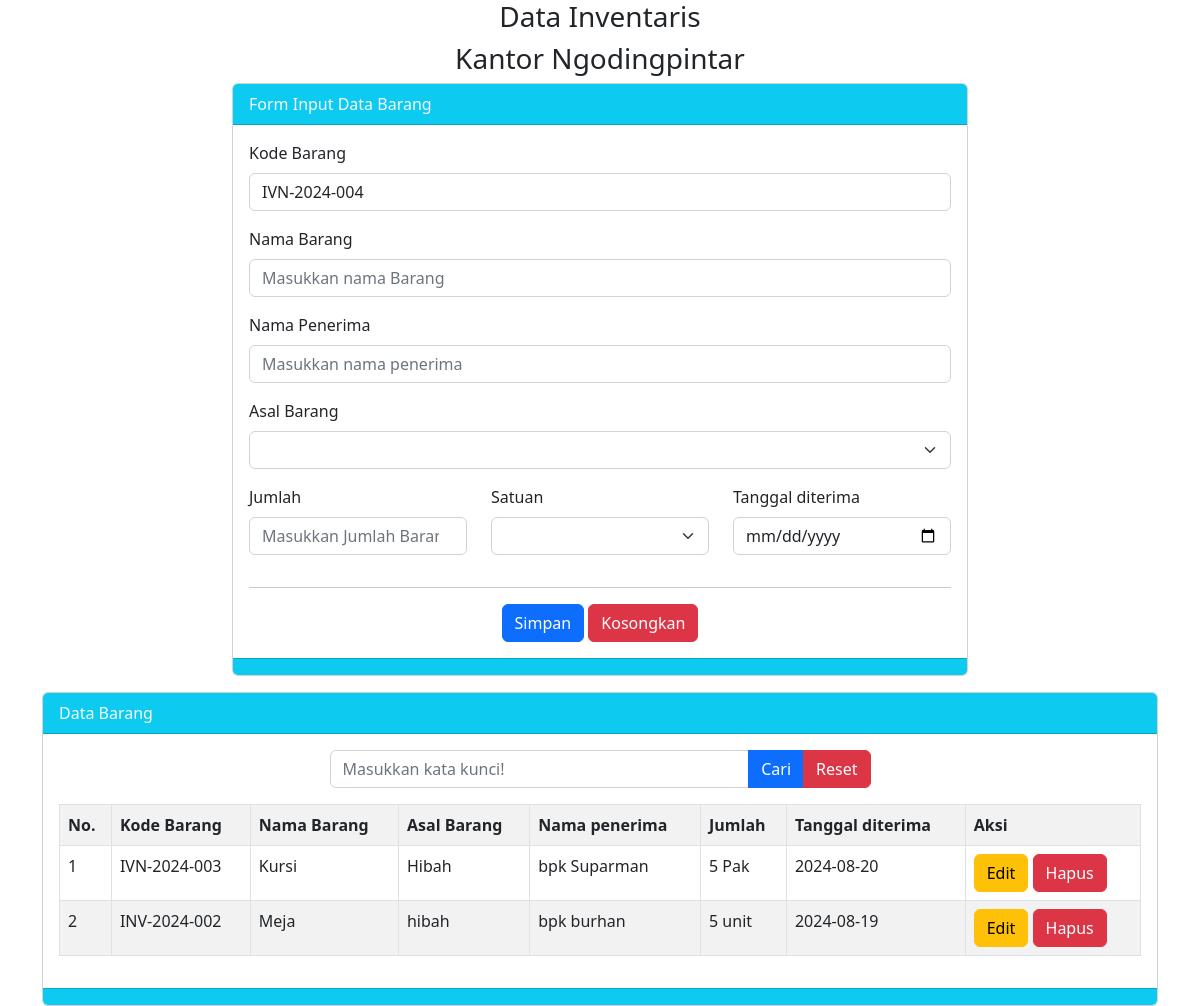
Page /Data-Inventaris-main/index.php on the committed database.
### tables this page shows
CREATE TABLE `barang` (
  `id` int(255) NOT NULL,
  `kd_brg` varchar(255) NOT NULL,
  `nm_brg` varchar(255) NOT NULL,
  `nm_penerima` varchar(255) NOT NULL,
  `asal_barang` varchar(255) NOT NULL,
  `jumlah` int(11) NOT NULL,
  `satuan` varchar(255) NOT NULL,
  `tgl_diterima` date NOT NULL,
  `tgl_simpan` timestamp NOT NULL DEFAULT CURRENT_TIMESTAMP
);

### Data-Inventaris-main/index.php (the view, shortened to what this page needs)
<?php
$server = "localhost";
$user = "root";
$password = "";
$database = "data_table";
$koneksi = mysqli_connect($server, $user, $password, $database) or die(mysqli_error($koneksi));
$q = mysqli_query($koneksi, "SELECT kd_brg FROM barang order by kd_brg desc limit 1");
$datax = mysqli_fetch_array($q);
if ($datax) {
    $no_terakhir = substr($datax['kd_brg'], -3);
    $no = $no_terakhir + 1;
    if ($no > 0 and $no < 10) {
        $kd_brg = "00" . $no;
    } else if ($no > 10 and $no < 100) {
        $kd_brg = "0" . $no;
    } else if ($no > 100) {
        $kd_brg = $no;
    }
} else {
    $kd_brg = "001";
}
$tahun = date('Y');
$vkd_brg = "IVN-" . $tahun . '-' . $kd_brg;
$vnm_brg = "";
$vasal_barang = "";
$vjumlah = "";
$vsatuan = "";
$vtgl_diterima = "";
$vnm_penerima = "";
?>
<!doctype html>
<html lang="en">
<head>
    <link href="https://cdn.jsdelivr.net/npm/bootstrap@5.2.0-beta1/dist/css/bootstrap.min.css" rel="stylesheet">
</head>
<body>
    <div class="container">
        <h3 class="text-center">Data Inventaris</h3>
        <h3 class="text-center">Kantor Ngodingpintar</h3>
        <div class="row">
            <div class="col-md-8 mx-auto">
                <div class="card">
                    <div class="card-header bg-info text-light">
                        Form Input Data Barang
                    </div>
                    <div class="card-body">
                        <form method="POST">
                            <div class="mb-3">
                                <label class="form-label">Kode Barang</label>
                                <input type="text" name="tkd_brg" value="<?= $vkd_brg ?>" class="form-control" placeholder="Masukkan kode Barang">
                            </div>
                            <div class="mb-3">
                                <label class="form-label">Nama Barang</label>
                                <input type="text" name="tnm_brg" value="<?= $vnm_brg ?>" class="form-control" placeholder="Masukkan nama Barang">
                            </div>
                            <div class="mb-3">
                                <label class="form-label">Nama Penerima</label>
                                <input type="text" name="tnm_penerima" value="<?= $vnm_penerima ?>" class="form-control" placeholder="Masukkan nama penerima">
                            </div>
                            <div class="mb-3">
                                <label class="form-label">Asal Barang</label>
                                <select class="form-select" name="tasal_barang">
                                    <option value="<?= $vasal_barang ?>"><?= $vasal_barang ?></option>
                                    <option value="Pembelian">Pembelian</option>
                                </select>
                            </div>
                            <div class="row">
                                <div class="col">
                                    <div class="mb-3">
                                        <label class="form-label">Jumlah</label>
                                        <input type="number" name="tjumlah" value="<?= $vjumlah ?>" class="form-control" placeholder="Masukkan Jumlah Barang">
                                    </div>
                                </div>
                                <div class="col">
                                    <div class="mb-3">
                                        <label class="form-label">Satuan</label>
                                        <select class="form-select" name="tsatuan">
                                            <option value="<?= $vsatuan ?>"><?= $vsatuan ?></option>
                                            <option value="Unit">Unit</option>
                                        </select>
                                    </div>
                                </div>
                                <div class="col">
                                    <div class="mb-3">
                                        <label class="form-label">Tanggal diterima</label>
                                        <input type="date" name="ttgl_diterima" value="<?= $vtgl_diterima ?>" class="form-control" placeholder="Masukkan Jumlah Barang">
                                    </div>
                                </div>
                                <div class="text-center">
                                    <hr>
                                    <button class="btn btn-primary" name="bsimpan" type="submit">Simpan</button>
                                    <button class="btn btn-danger" name="bkosongkan" type="reset">Kosongkan</button>
                                </div>
                            </div>
                        </form>
                    </div>
                    <div class="card-footer bg-info">
                    </div>
                </div>
            </div>
        </div>
        <div class="card mt-3">
            <div class="card-header bg-info text-light">
                Data Barang
            </div>
            <div class="card-body">
                <div class="col-md-6 mx-auto">
                    <form method="POST">
                        <div class="input-group mb-3">
                            <input type="text" name="tcari" value="<?= @$_POST['tcari'] ?>" class="form-control" placeholder="Masukkan kata kunci!">
                            <button class="btn btn-primary" name="bcari" type="submit">Cari</button>
                            <button class="btn btn-danger" name="breset" type="submit">Reset</button>
                        </div>
                    </form>
                </div>
                <table class="table table-striped table-hover table-bordered">
                    <tr>
                        <th>No.</th>
                        <th>Kode Barang</th>
                        <th>Nama Barang</th>
                        <th>Asal Barang</th>
                        <th>Nama penerima</th>
                        <th>Jumlah</th>
                        <th>Tanggal diterima</th>
                        <th>Aksi</th>
                    </tr>
                    <?php
                    $no = 1;
                    if (isset($_POST['bcari'])) {
                        $keyword = $_POST['tcari'];
                        $q = "SELECT * FROM barang WHERE kd_brg like '%$keyword%' or nm_brg like '%$keyword%' or asal_barang like '%$keyword%' or nm_penerima like '%$keyword%' order by id desc  ";
                    } else {
                        $q = "SELECT * FROM barang order by id desc";
                    }
                    $tampil = mysqli_query($koneksi, $q);
                    while ($data = mysqli_fetch_array($tampil)) :
                    ?>
                        <tr>
                            <td><?= $no++ ?></td>
                            <td><?= $data['kd_brg'] ?></td>
                            <td><?= $data['nm_brg'] ?></td>
                            <td><?= $data['asal_barang'] ?></td>
                            <td><?= $data['nm_penerima'] ?></td>
                            <td><?= $data['jumlah'] ?> <?= $data['satuan'] ?></td>
                            <td><?= $data['tgl_diterima'] ?></td>
                            <td>
                                <a href="index.php?hal=edit&id=<?= $data['id'] ?>" class="btn btn-warning">Edit</a>
                                <a href="index.php?hal=hapus&id=<?= $data['id'] ?>" class="btn btn-danger" onclick="return confirm('Apakah anda Yakin akan Hapus Data ini?')">Hapus</a>
                            </td>
                        </tr>
                    <?php endwhile; ?>
                </table>
            </div>
            <div class="card-footer bg-info">
            </div>
        </div>
    </div>
</body>
</html>

### rows in the picture
barang: tkd_brg "IVN-2024-004", kd_brg "IVN-2024-003", nm_brg "Kursi", asal_barang "Hibah", nm_penerima "bpk Suparman", jumlah "5", satuan "Pak", tgl_diterima "2024-08-20"
barang: kd_brg "INV-2024-002", nm_brg "Meja", asal_barang "hibah", nm_penerima "bpk burhan", jumlah "5", satuan "unit", tgl_diterima "2024-08-19"
